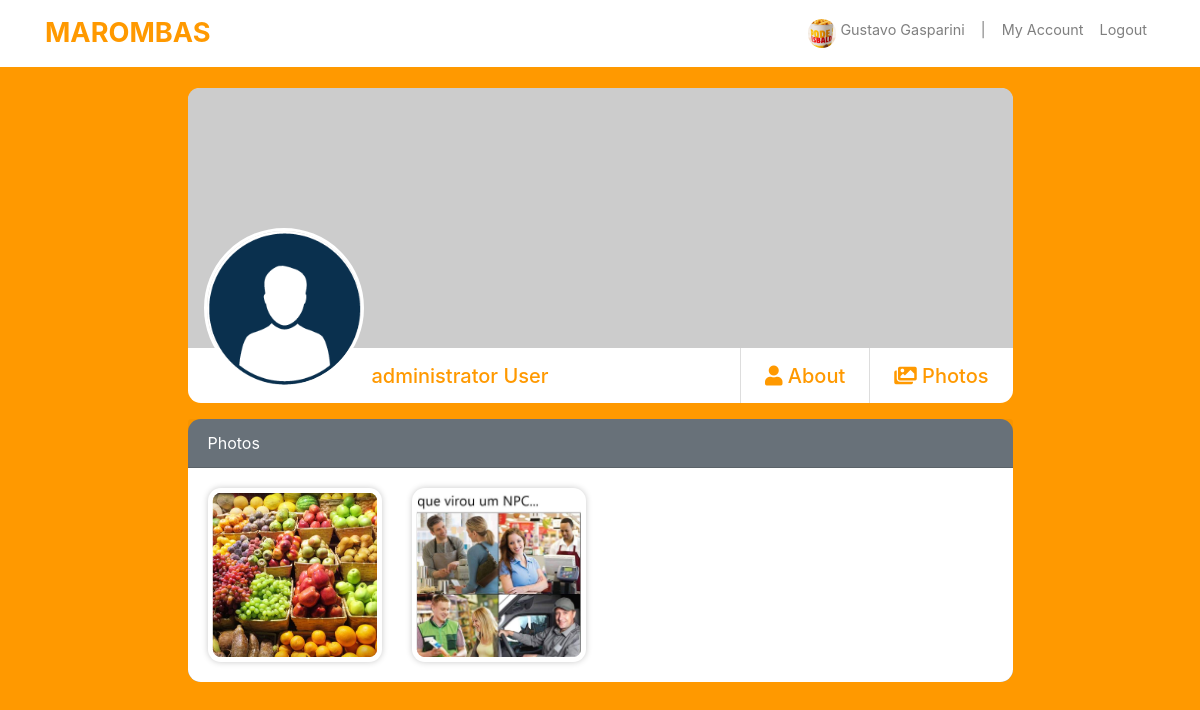
Screenshot of /profile/1/photos/ (signed in) with the database file from the repository.
### accounts/models.py (models this page shows)
class User(AbstractBaseUser, PermissionsMixin):
    first_name = models.CharField('First Name', max_length=50)
    last_name = models.CharField('Last Name', max_length=50)
    username = models.CharField('Username', max_length=60, unique=True)
    email = models.EmailField('E-mail', unique=True)
    birth_date = models.DateField('Birth Date', auto_now=False, null=True)
    description = models.TextField('Description', null=True, blank=True)
    description_card = models.TextField('Brief Description', null=True, blank=True)
    Prof_pic = models.ImageField('Profile Picture', upload_to='user_prof_pic', null=True, blank=True)
    album_photos = models.ImageField('Album photos', upload_to='album_photos', null=True, blank=True)
    cover_image = models.ImageField('Cover Image', upload_to='cover_pics', null=True, blank=True)
    date_joined = models.DateTimeField('Date joined', auto_now_add=True)
    works_out = models.CharField('Works out at', max_length=60)
    last_gym = models.CharField('Last Gym', max_length=60, default='last gym')
    city = models.CharField('Lives in', max_length=60)
    hometown = models.CharField('Hometown', max_length=60)
    is_active = models.BooleanField(default=True)
    is_admin = models.BooleanField(default=False)
    is_staff = models.BooleanField(default=False)
    USERNAME_FIELD = 'email'
    REQUIRED_FIELDS = ['username',]
    object = UserManager()
    class Meta:
        verbose_name = 'User'
        verbose_name_plural = 'Users'
    def __str__(self):
        return f"{self.first_name} {self.last_name}" or self.username

### posts/models.py (models this page shows, shortened)
class Post(models.Model):
    author  = models.ForeignKey(User, on_delete=models.CASCADE)
    created = models.DateTimeField('Created', auto_now_add=True)
    updated = models.DateTimeField('Updated', auto_now=True)
    text    = models.TextField('Text', blank=True)
    image   = models.ImageField('Image', upload_to='img_post', null=True, blank=True)
    likes   = models.ManyToManyField(User, related_name='likes', blank=True)

### accounts/views.py (the view)
# urls.py: path('<int:pk>/photos/', views.photos_page, name='photos'),
@login_required
def photos_page(request, pk):
    one_user = get_object_or_404(User, pk=pk)
    post = Post.objects.filter(author=one_user).order_by('-created')
    context = {
        'one_user': one_user,
        'post': post,
    }
    return render(request, 'accounts/photos.html', context)

### accounts/context_processors.py (called while the page is built)
def user_list(request):
    latest_users = User.object.order_by('-date_joined')[:6]
    return {'user_list': latest_users}

### accounts/templates/accounts/photos.html (shortened to what this page needs)
{% extends "base_profile.html" %}
{% load static %}
{% block content %}
    <div class="row d-flex justify-content-center">
        <div class="col-md-1"></div>
        <div class="col-md-9">
            <div class="card mb-3">
                <div class="wrapper">
                    {% if one_user.cover_image %}
                        <img src="{{ one_user.cover_image.url }}" class="card-img-top round-top-img">
                    {% else %}
                        <img src="https://dummyimage.com/600x400/707070/ffffff&text=image+cover" class="card-img-top round-top-img">
                    {% endif %}
                </div>
                <div class="card-body title-name">
                    <a href="{% url 'accounts:profile' one_user.pk %}">
                        {% if one_user.Prof_pic %}
                            <img src="{{ one_user.Prof_pic.url }}" class="prof_main_pic_card float-left mr-2 ml-3 mb-2">
                        {% else %}
                            <img src="{% static 'img/download.png' %}" class="prof_main_pic_card float-left mr-2 ml-3 mb-2">
                        {% endif %}
                    </a>
                    <a href="{% url 'accounts:profile' one_user.pk %}" class="link-color float-left"><h5 class="card-title mt-3">{{ one_user.first_name }} {{ one_user.last_name }}</h5></a>
                    <a href="{% url 'accounts:photos' one_user.pk %}" class="link-color float-right"><h5 class="card-title mr-4 mt-3"><i class="fas fa-images"></i> Photos</h5></a>
                    <a href="{% url 'accounts:about' one_user.pk %}" class="link-color float-right"><h5 class="card-title mr-4 mt-3"><i class="fas fa-user"></i> About</h5></a>
                </div>
            </div>
        </div>
        <div class="col-md-1"></div>
    </div>
    <div class="row d-flex justify-content-center">
        <div class="col-md-9">
            <div class="card text-white bg-secondary mb-3">
                <div class="card-header">
                    Photos
                </div>
                <div class="card-body profiles-card">
                    <div class="row">
                        {% for posts in post %}
                            <a href="{% url 'posts:post_page' posts.pk %}">
                                <div class="col-md-3">
                                    <div class="wrapper-img-album">
                                        <img src="{{ posts.image.url }}" class="img-photos">
                                    </div>
                                </div>
                            </a>
                        {% endfor %}
                    </div>
                </div>
            </div>
        </div>
    </div>
{% endblock %}

### core/templates/base_profile.html (shortened to what this page needs)
<!DOCTYPE html>
{% load static %}
<html lang="en">
    <head>
        <link rel="stylesheet" href="https://stackpath.bootstrapcdn.com/bootstrap/4.3.1/css/bootstrap.min.css">
        <link rel="stylesheet" href="https://use.fontawesome.com/releases/v5.7.2/css/all.css">
        <link rel="stylesheet" href="{% static 'css/base_style.css' %}">
    </head>
    <body>
        <nav class="navbar fixed-top navbar-expand-lg navbar-light bg-light">
            <div class="container">
                <a class="navbar-brand" href="{% url 'index' %}">MAROMBAS</a>
                <div class="collapse navbar-collapse" id="navbarNav">
                    <ul class="navbar-nav ml-auto">
                        <li class="nav-item normal-li">
                            <a href="{% url 'accounts:profile' user.pk %}" class="nav-link">
                                {% if user.Prof_pic %}
                                    <img src="{{ user.Prof_pic.url }}" class="prof_pic d-inline-block align-top mr-1">{{ user }}
                                {% else %}
                                    <img src="{% static 'img/download.png' %}" class="prof_pic d-inline-block align-top mr-1">{{ user }}
                                {% endif %}
                            </a>
                        </li>
                        <li class="nav-item normal-li">
                            <span class="nav-link">|</span>
                        </li>
                        <li class="nav-item normal-li">
                            <a href="{% url 'accounts:my_account' user.pk %}" class="nav-link">My Account</a>
                        </li>
                        <li class="nav-item normal-li">
                            <a href="{% url 'logout' %}" class="nav-link">Logout</a>
                        </li>
                    </ul>
                </div>
            </div>
        </nav>
        <div class="container">
            {% block content %}
            {% endblock %}
        </div>
    </body>
</html>

### core/static/css/base_style.css (style rules this page uses)
body { background-color: #FF9900; }
.bg-light { background-color: #fff !important; }
.navbar-nav { font-size: 0.9rem; }
.navbar-light .navbar-brand { color: #FF9900; font-weight: bold; font-size: 1.7em; }
.prof_pic { border-radius: 50%; width: 1.8rem; height: 1.8rem; object-fit: cover; }
.prof_main_pic_card { border-radius: 50%; width: 10rem; height: 10rem; object-fit: cover; margin: -120px 0px 0px 0px; border: 3px solid white; }
.card { border: none; border-radius: 0.8rem; }
.link-color { color: #FF9900; }
.profiles-card { background-color: white; color: black; border-bottom-left-radius: 0.8rem; border-bottom-right-radius: 0.8rem; }
.round-top-img { height: 260px; object-fit: cover; border-top-left-radius: 0.7rem; border-top-right-radius: 0.7rem; }
.wrapper { height: 260px; width: 100%; }
.title-name { padding: 0; }
.wrapper-img-album { width: 174px; height: 174px; }
.img-photos { width: 174px; height: 174px; object-fit: cover; box-shadow: 0px 0px 6px #c9c9c9; padding: 0.3rem; border-radius: 0.8rem; }
li, .help-block { color: #6c757d; font-size: 0.75rem; }
.normal-li { font-size: 0.9rem; }

### rows the page displays
User: Prof_pic (picture), first_name+last_name "Gustavo Gasparini"
User: first_name "administrator", last_name "User"
Post: image (picture)
Post: image (picture)
